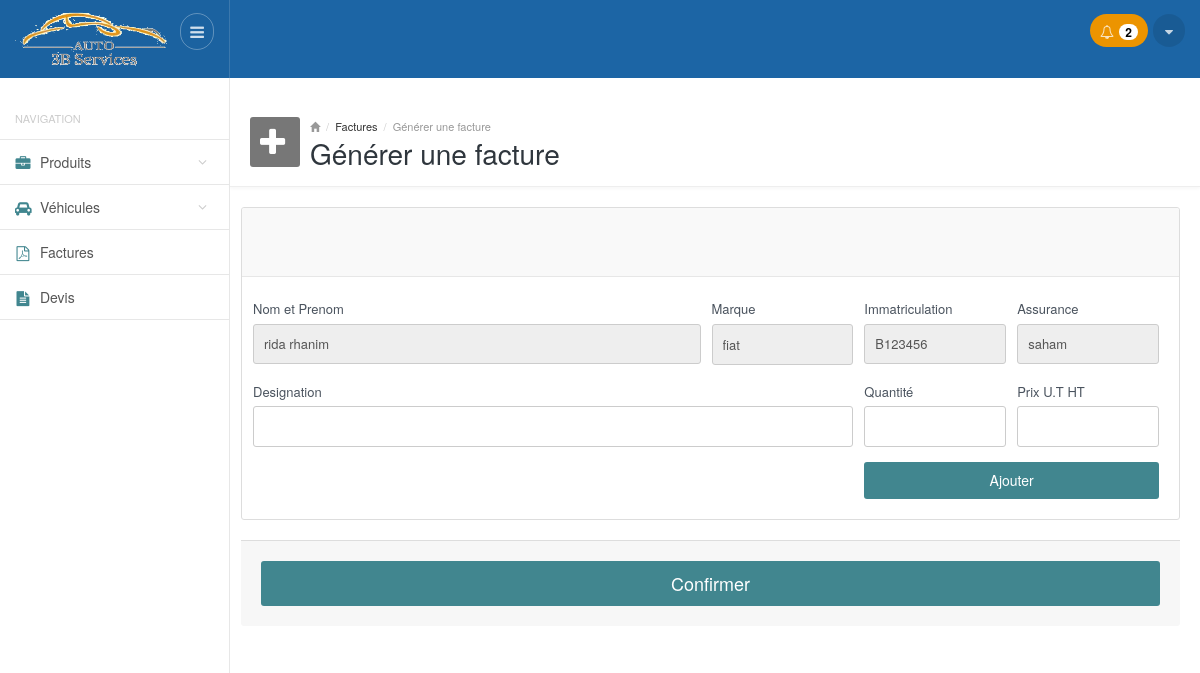
Before: /generer_facture.php?id=1 (signed in) with the older database file.
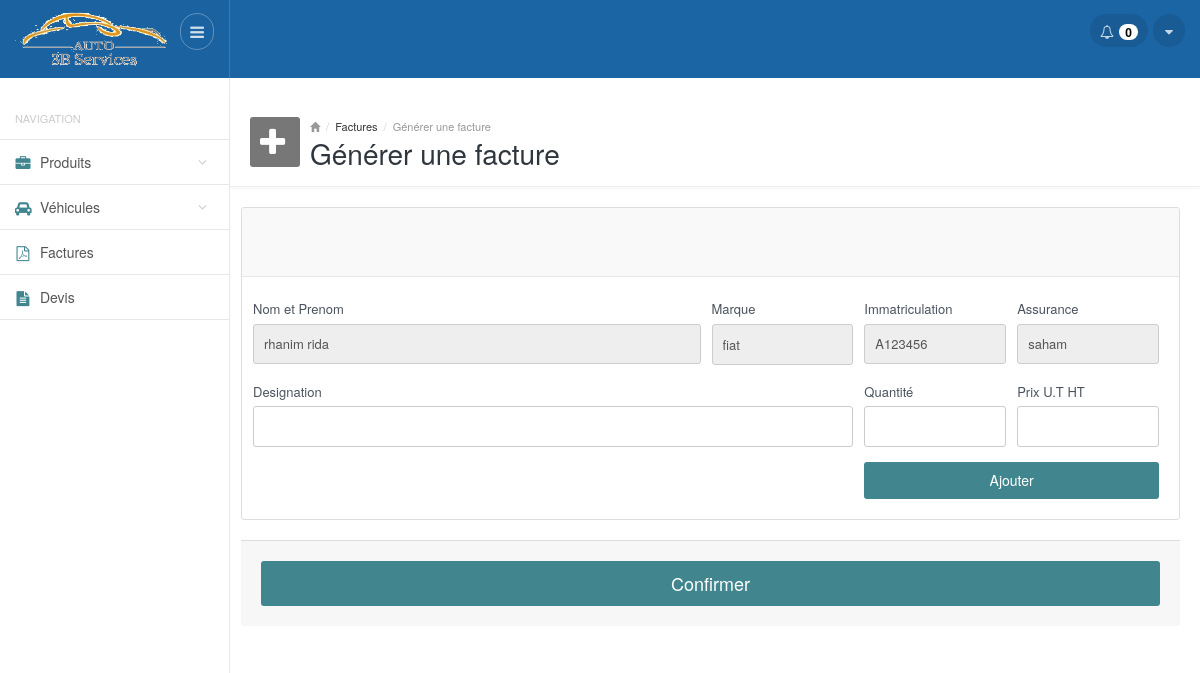
After: the same page with the newer database file.
### tables this page shows
CREATE TABLE IF NOT EXISTS `vehicules` (
  `id` int(11) NOT NULL,
  `nom` varchar(100) NOT NULL,
  `prenom` varchar(100) NOT NULL,
  `immatriculation` varchar(100) NOT NULL,
  `marque` varchar(100) NOT NULL,
  `expere` varchar(100) NOT NULL,
  `assurance` varchar(100) NOT NULL,
  `date_entree` date DEFAULT NULL,
  `date_sortie` date DEFAULT NULL
);

### functions.php (called while the page is built, shortened)
<?php
function getNotifProducts()
{
    $result = mysql_query("SELECT count(*) FROM produits WHERE qte_min>=qte") or die(mysql_error());
    $count = mysql_fetch_array($result);
    return $count[0];
}
function getVehiculeByID($id)
{
     $result = mysql_query("SELECT * FROM vehicules where id=$id") or die(mysql_error());
     $vehicule = array();
     while($row = mysql_fetch_array($result))
        $vehicule = $row;
    return $vehicule;
}
?>

### generer_facture.php (the view, shortened to what the changed rows need)
<?php
require_once __DIR__ . '/functions.php';
require_once __DIR__ . '/header.php'; ?>
<div class="mainpanel">
<div class="contentpanel">
        <div class="row">
            <div class="col-md-12">
                <form action="php_ajouter_facture.php" method="POST">
                <div class="panel panel-default">
                    <div class="panel-body">
                        <?php
                        if (isset($_GET['id'])) {
                            $vehicule= getVehiculeByID($_GET['id']);
                        }
                        ?>
                        <div class="row">
                            <div class="col-sm-6">
                                <div class="form-group">
                                    <label class="control-label">Nom et Prenom</label>
                                    <input type="text" name="nom"  readonly="readonly" class="form-control" value="<?php echo ($vehicule['nom'].' '.$vehicule['prenom']); ?>"/>
                                </div>
                            </div>
                            <div class="col-sm-2">
                                <div class="form-group">
                                    <label class="control-label">Marque</label>
                                    <input type="text" name="marque" class="form-control" readonly="readonly" style="height: 41px;" value="<?php echo $vehicule['marque']; ?>"/>
                                </div>
                            </div>
                            <div class="col-sm-2">
                                <div class="form-group">
                                    <label class="control-label">Immatriculation</label>
                                    <input type="text" name="immatriculation" readonly="readonly" class="form-control" value="<?php echo $vehicule['immatriculation']; ?>"/>
                                </div>
                            </div>
                            <div class="col-sm-2">
                                    <div class="form-group">
                                        <label class="control-label">Assurance</label>
                                        <input type="text" name="assurance" readonly="readonly" class="form-control" value="<?php echo $vehicule['assurance']; ?>"/>
                                    </div>
                                </div>
                        </div>
                        </div>
                    </div>
                    </form>
                </div>
            </div>
        </div>
    </div>
</div>
<?php
require_once __DIR__ . '/footer.php'; ?>

### header.php (shortened to what the changed rows need)
<!DOCTYPE html>
<html lang="en">
<head>
        <link href="css/style.default.css" rel="stylesheet">
        <link href="css/select2.css" rel="stylesheet" />
        <link href="css/style.datatables.css" rel="stylesheet">
        <link href="cdn.datatables.net/responsive/1.0.1/css/dataTables.responsive.css" rel="stylesheet">
    </head>
    <body>
        <header>
            <div class="headerwrapper">
                <div class="header-right">
                    <div class="pull-right">
                            <div class="btn-group btn-group-list btn-group-notification">
                        <?php if(getNotifProducts() == 0) {?>
                            <button type="button" class="btn btn-default dropdown-toggle" data-toggle="dropdown">
                        <?php } else { ?>
                                <button type="button" class="btn btn-default dropdown-toggle orange" data-toggle="dropdown">
                        <?php } ?>
                              <i class="fa fa-bell-o"></i>
                              <span class="badge">
                                <?php echo getNotifProducts(); ?>
                              </span>
                            </button>
                        </div>
                    </div>
                </div>
            </div>
        </header>
        <br>
        <br>
        <section>
            <div class="mainwrapper">

Changed rows visible on the page:
changed vehicules "fiat": nom "rida rhanim" → "rhanim rida"; immatriculation "B123456" → "A123456"
Other visible differences:
getNotifProducts(): "2" → "0"
